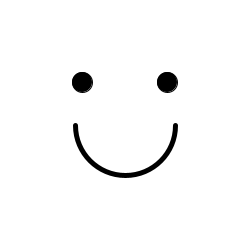
Frame 1 (no input)
Frame 60 (the mouse pressed at the canvas centre just before this capture): identical to frame 1, image omitted
Frame 120 (the mouse held since frame 60 and released just before this capture): identical to frame 1, image omitted

The Processing sketch that drew this single still picture (run headless with seeded random() and noise(); from frame 60 on, the mouse is pressed at the canvas centre):

// Processing sketch: isEvenSolution
// ── isEvenSolution.pde
boolean isEven(int a) {
  /*
  TASK
   given the function header for the function 'isEven',
   write the body of the fucntion such that the function
   will return true if 'a' is an even integer and 'false'
   otherwise.
   
   the program will output a smiley face if done correctly,
   and a sad face if not.
   */
  return a%2 == 0;

  /*
  also correct:
   if (a%2 == 0) {
   return true;
   } else {
   return false;
   }
   */
}

void setup() {
  size(250, 250);
  background(255);
  boolean a = isEven(0);
  boolean b = isEven(1934);
  boolean c = isEven(8);
  boolean z = isEven(1);
  boolean y = isEven(8427);
  boolean x = isEven(9);

  fill(0);
  ellipse(width/4 + 20, height/4 + 20, 20, 20);
  ellipse(3*width/4 - 20, height/4 + 20, 20, 20);
  noFill();
  strokeWeight(5);
  if (a && b && c && !z && !y && !x) {
    arc(width/2, height/2, 100, 100, 0, PI);
  } else {
    arc(width/2, height/2 + 50, 100, 100, PI, TWO_PI);
  }
}

void draw() {
}
